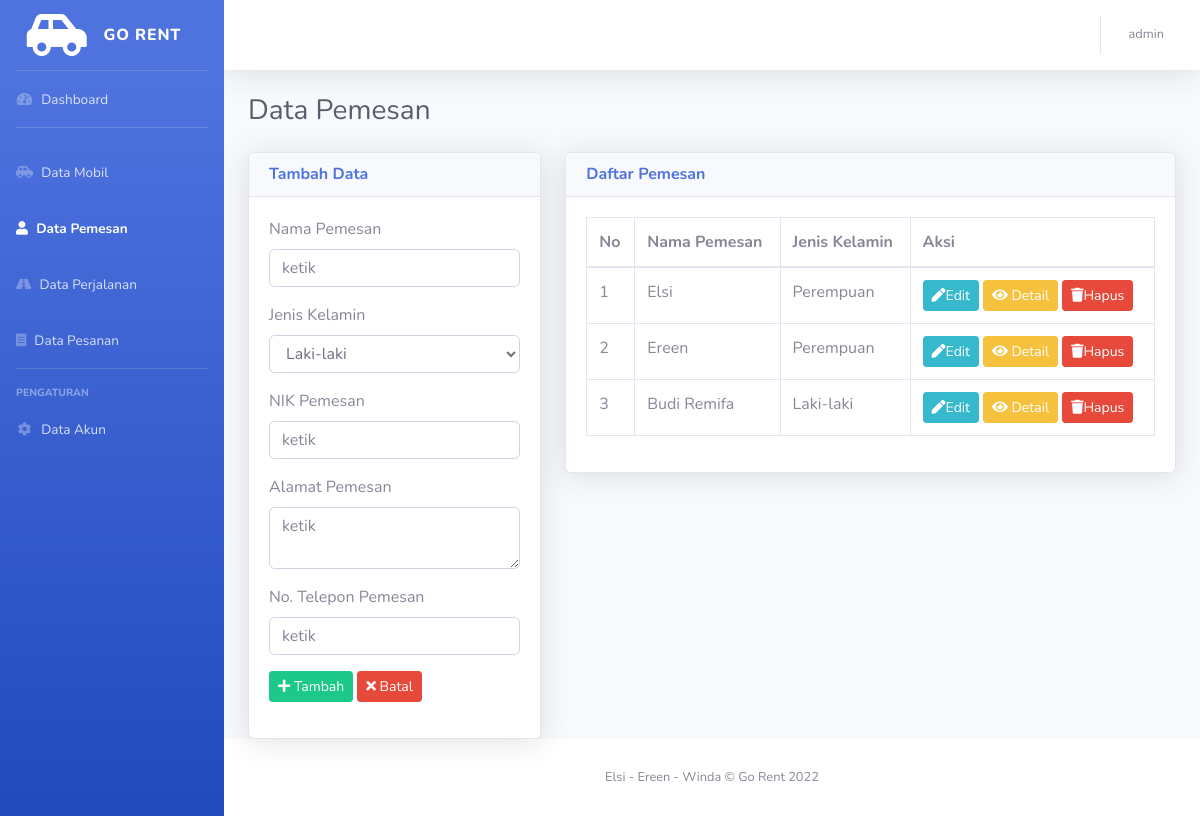
The page /pemesan.php (signed in) on the database its author committed.
### tables this page shows
CREATE TABLE `tbl_pemesan` (
  `id` int(11) NOT NULL,
  `nama_pemesan` varchar(45) DEFAULT NULL,
  `gender` varchar(45) DEFAULT NULL,
  `nik` varchar(45) DEFAULT NULL,
  `alamat` text DEFAULT NULL,
  `no_telp` varchar(45) DEFAULT NULL
);

### pemesan.php (the view, shortened to what this page needs)
<!DOCTYPE html>
<html lang="en">
<head>
    <link href="vendor/fontawesome-free/css/all.min.css" rel="stylesheet" type="text/css">
    <link href="sb-admin-2.min.css" rel="stylesheet">
</head>
<body>
    <div id="wrapper">
        <ul class="navbar-nav bg-gradient-primary sidebar sidebar-dark accordion" id="accordionSidebar">
            <a class="sidebar-brand d-flex align-items-center justify-content-center" href="index.php">
                <div class="sidebar-brand-icon rotate-n-60">
                    <i class='fas fa-car-side' style='font-size:48px;color:white'></i>
                </div>
                <div class="sidebar-brand-text mx-3">GO RENT</sup></div>
            </a>
            <hr class="sidebar-divider my-0">
            <li class="nav-item">
                <a class="nav-link" href="index.php">
                    <i class="fas fa-fw fa-tachometer-alt"></i>
                    <span>Dashboard</span></a>
            </li>
            <hr class="sidebar-divider">
            <li class="nav-item">
                <a class="nav-link" href="mobil.php">
                    <i class='fas fa-car-side'></i>
                    <span>Data Mobil</span></a>
            </li>
            <li class="nav-item active">
                <a class="nav-link" href="pemesan.php">
                    <i class="fas fa-user"></i>
                    <span>Data Pemesan</span></a>
            </li>
            <li class="nav-item">
                <a class="nav-link" href="perjalanan.php">
                    <i class="fas fa-road"></i>
                    <span>Data Perjalanan</span></a>
            </li>
            <li class="nav-item">
                <a class="nav-link" href="pesanan.php">
                    <i class="fas fa-receipt"></i>
                    <span>Data Pesanan</span></a>
            </li>
            <hr class="sidebar-divider">
            <div class="sidebar-heading">
                Pengaturan
            </div>
            <li class="nav-item">
                <a class="nav-link" href="pesanan.php">
                <i class="fas fa-fw fa-cog"></i>
                    <span>Data Akun</span></a>
            </li>
        </ul>
        <div id="content-wrapper" class="d-flex flex-column">
            <div id="content">
                <nav class="navbar navbar-expand navbar-light bg-white topbar mb-4 static-top shadow">
                    <ul class="navbar-nav ml-auto">
                            <ul class="navbar-nav ml-auto">
                                <li class="nav-item dropdown no-arrow">
                                    <a class="nav-link dropdown-toggle" href="#" id="userDropdown" role="button" data-toggle="dropdown" aria-haspopup="true" aria-expanded="false">
                                        <span class="mr-2 d-none d-lg-inline text-gray-600 small"><?= $_SESSION['name'] ?></span>
                                    </a>
                                </li>
                            </ul>
                    </ul>
                </nav>
                <div class="container-fluid">
                    <div class="row">
                        <div class="d-sm-flex align-items-center justify-content-between mb-4 col-xl-3 col-md-6 mb-4">
                            <h1 class="h3 mb-0 text-gray-800">Data Pemesan</h1>
                        </div>
                    </div>
                    <div class="row">
                        <div class="col-sm-4">
                            <div class="card shadow">
                                <div class="card-header">
                                    <h6 class="m-0 font-weight-bold text-primary">Tambah Data</h6>
                                </div>
                                <div class="card-body">
                                    <form method="POST" action="#" enctype="multipart/form-data">
                                        <div class="form-group">
                                            <label for="nama_pemesan">Nama Pemesan</label>
                                            <input type="text" name="nama_pemesan" id="nama_pemesan" required="required" placeholder="ketik" autocomplete="off" class="form-control">
                                        </div>
                                        <div class="form-group">
                                            <label for="gender">Jenis Kelamin</label>
                                            <select name = 'gender' class="form-control">
                                                <option value = 'Laki-laki'>Laki-laki</option>
                                            </select>
                                        </div>
                                        <div class="form-group">
                                            <label for="nik_pemesan">NIK Pemesan</label>
                                            <input type="text" name="nik" id="nik" required="required" placeholder="ketik" autocomplete="off" class="form-control">
                                        </div>
                                        <div class="form-group">
                                            <label for="alamat_pemesan">Alamat Pemesan</label>
                                            <textarea name = 'alamat' id = "alamat" required="required" placeholder="ketik" autocomplete="off" class="form-control"></textarea>
                                        </div>
                                        <div class="form-group">
                                            <label for="telp_pemesan">No. Telepon Pemesan</label>
                                            <input type="text" name="no_telp" id="no_telp" required="required" placeholder="ketik" autocomplete="off" class="form-control">
                                        </div>
                                        <div class="form-group">
                                            <button type="submit" class="btn btn-sm btn-success" name="tambah"><i class="fa fa-plus"></i> Tambah</button>
                                            <button type="reset" class="btn btn-sm btn-danger"><i class="fa fa-times"></i> Batal</button>
                                        </div>
                                    </form>
                                </div>
                            </div>
                        </div>
                        <div class="col-sm-8">
                            <div class="card shadow">
                                <div class="card-header">
                                    <h6 class="m-0 font-weight-bold text-primary">Daftar Pemesan</h6>
                                </div>
                                <div class="card-body">
                                    <?php
                                        include 'koneksi.php';
                                        $query = "select * from tbl_pemesan";
                                        $result = $mysqli->query($query);
                                        $num_results = $result->num_rows;
                                        if($num_results > 0){
                                            echo "<table class='table table-bordered' id='dataTable' cellspacing='0'>";
                                            echo "<thead>";
                                            echo "<tr>";
                                                echo "<th>No</th>";
                                                echo "<th>Nama Pemesan</th>";
                                                echo "<th>Jenis Kelamin</th>";
                                                echo "<th>Aksi</th>";
                                            echo "</tr>";
                                            echo "</thead>";
                                            echo "<tbody>";
                                            $no = 1;
                                            while($row = $result->fetch_assoc()){
                                                extract($row);
                                    ?>
                                            <tr>
                                                <td><?php echo $no++; ?></td>
                                                <td><?php echo $row['nama_pemesan']; ?></td>
                                                <td><?php echo $row['gender']; ?></td>
                                                <td>
                                                    <a href='edit_pemesan.php?id=<?php echo $row['id']; ?>' class='btn btn-sm btn-info'><i class='fa fa-pen'></i>Edit</a>
                                                    <a href='detail_pemesan.php?id=<?php echo $row['id']; ?>' class='btn btn-sm btn-warning'><i class='fa fa-eye'></i> Detail</a>
                                                    <a href='hapus_pemesan.php?id=<?php echo $row['id']; ?>' class='btn btn-sm btn-danger' onclick="return confirm('apakah anda yakin?')"><i class='fa fa-trash'></i>Hapus</a>
                                                </td>
                                            </tr>
                                            <?php
                                            }
                                            ?>
                                            </tbody>
                                            </table>
                                    <?php
                                        }else{
                                        }
                                    ?>
                                </div>
                            </div>
                        </div>
                    </div>
                </div>
                <footer class="sticky-footer bg-white">
                    <div class="container my-auto">
                        <div class="copyright text-center my-auto">
                            <span><a>Elsi - Ereen - Winda </a>&copy; Go Rent 2022</span>
                        </div>
                    </div>
                </footer>
            </div>
        </div>
    </div>
</body>
</html>

### rows shown on the page
tbl_pemesan: nama_pemesan "Elsi", gender "Perempuan"
tbl_pemesan: nama_pemesan "Ereen", gender "Perempuan"
tbl_pemesan: nama_pemesan "Budi Remifa", gender "Laki-laki"

### other values the page prints
$_SESSION['name'] "admin"
